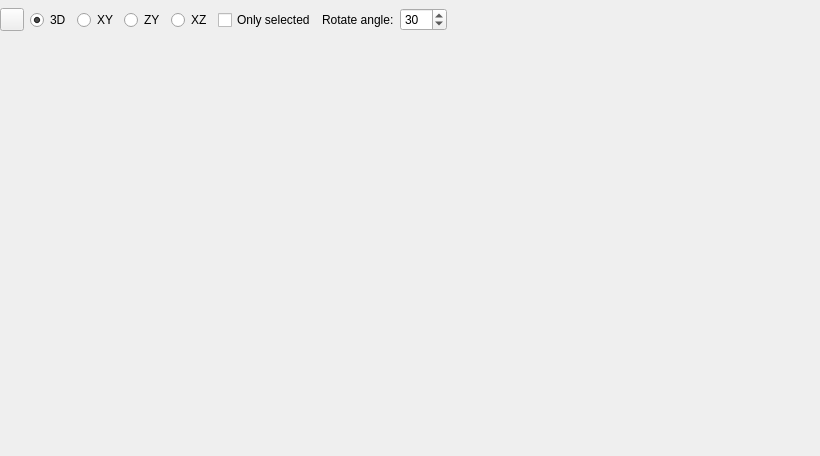
<?xml version="1.0" encoding="UTF-8"?>
<ui version="4.0">
 <class>MainWindow</class>
 <widget class="QMainWindow" name="MainWindow">
  <property name="geometry">
   <rect>
    <x>0</x>
    <y>0</y>
    <width>820</width>
    <height>456</height>
   </rect>
  </property>
  <property name="windowTitle">
   <string>MainWindow</string>
  </property>
  <widget class="QWidget" name="centralWidget">
   <property name="focusPolicy">
    <enum>Qt::StrongFocus</enum>
   </property>
   <layout class="QVBoxLayout" name="verticalLayout">
    <property name="leftMargin">
     <number>0</number>
    </property>
    <property name="topMargin">
     <number>0</number>
    </property>
    <property name="rightMargin">
     <number>0</number>
    </property>
    <property name="bottomMargin">
     <number>0</number>
    </property>
    <item>
     <widget class="QWidget" name="widget_2" native="true">
      <property name="sizePolicy">
       <sizepolicy hsizetype="Preferred" vsizetype="Fixed">
        <horstretch>0</horstretch>
        <verstretch>0</verstretch>
       </sizepolicy>
      </property>
      <property name="minimumSize">
       <size>
        <width>0</width>
        <height>40</height>
       </size>
      </property>
      <layout class="QHBoxLayout" name="horizontalLayout">
       <property name="leftMargin">
        <number>0</number>
       </property>
       <property name="topMargin">
        <number>0</number>
       </property>
       <property name="rightMargin">
        <number>0</number>
       </property>
       <property name="bottomMargin">
        <number>0</number>
       </property>
       <item>
        <widget class="QToolButton" name="addButton">
         <property name="focusPolicy">
          <enum>Qt::TabFocus</enum>
         </property>
         <property name="text">
          <string/>
         </property>
         <property name="icon">
          <iconset theme="list-add">
           <normaloff/>
          </iconset>
         </property>
         <property name="popupMode">
          <enum>QToolButton::InstantPopup</enum>
         </property>
        </widget>
       </item>
       <item>
        <widget class="QWidget" name="widget" native="true">
         <property name="minimumSize">
          <size>
           <width>200</width>
           <height>0</height>
          </size>
         </property>
         <layout class="QHBoxLayout" name="horizontalLayout_3">
          <property name="leftMargin">
           <number>0</number>
          </property>
          <property name="topMargin">
           <number>0</number>
          </property>
          <property name="rightMargin">
           <number>0</number>
          </property>
          <property name="bottomMargin">
           <number>0</number>
          </property>
          <item>
           <widget class="QRadioButton" name="radioButton">
            <property name="text">
             <string>3D</string>
            </property>
            <property name="checked">
             <bool>true</bool>
            </property>
           </widget>
          </item>
          <item>
           <widget class="QRadioButton" name="radioButton_2">
            <property name="text">
             <string>XY</string>
            </property>
           </widget>
          </item>
          <item>
           <widget class="QRadioButton" name="radioButton_3">
            <property name="text">
             <string>ZY</string>
            </property>
           </widget>
          </item>
          <item>
           <widget class="QRadioButton" name="radioButton_4">
            <property name="text">
             <string>XZ</string>
            </property>
           </widget>
          </item>
          <item>
           <widget class="QCheckBox" name="checkBox">
            <property name="text">
             <string>Only selected</string>
            </property>
           </widget>
          </item>
          <item>
           <widget class="QLabel" name="label">
            <property name="text">
             <string>Rotate angle:</string>
            </property>
           </widget>
          </item>
          <item>
           <widget class="QSpinBox" name="spinBox">
            <property name="maximum">
             <number>359</number>
            </property>
            <property name="value">
             <number>30</number>
            </property>
           </widget>
          </item>
         </layout>
         <zorder>horizontalSpacer</zorder>
         <zorder>radioButton</zorder>
         <zorder>radioButton_2</zorder>
         <zorder>radioButton_3</zorder>
         <zorder>radioButton_4</zorder>
         <zorder>checkBox</zorder>
         <zorder>label</zorder>
         <zorder>spinBox</zorder>
        </widget>
       </item>
       <item>
        <widget class="QWidget" name="colors" native="true">
         <property name="sizePolicy">
          <sizepolicy hsizetype="Maximum" vsizetype="Preferred">
           <horstretch>0</horstretch>
           <verstretch>0</verstretch>
          </sizepolicy>
         </property>
         <layout class="QHBoxLayout" name="horizontalLayout_2"/>
        </widget>
       </item>
       <item>
        <spacer name="horizontalSpacer">
         <property name="orientation">
          <enum>Qt::Horizontal</enum>
         </property>
         <property name="sizeHint" stdset="0">
          <size>
           <width>0</width>
           <height>20</height>
          </size>
         </property>
        </spacer>
       </item>
      </layout>
     </widget>
    </item>
    <item>
     <widget class="Scene" name="scene" native="true">
      <property name="focusPolicy">
       <enum>Qt::StrongFocus</enum>
      </property>
      <zorder>widget_2</zorder>
     </widget>
    </item>
   </layout>
  </widget>
  <action name="actionCube">
   <property name="text">
    <string>Cube</string>
   </property>
  </action>
  <action name="actionTetrahedron">
   <property name="text">
    <string>Tetrahedron</string>
   </property>
  </action>
 </widget>
 <layoutdefault spacing="6" margin="11"/>
 <customwidgets>
  <customwidget>
   <class>Scene</class>
   <extends>QWidget</extends>
   <header location="global">scene.h</header>
   <container>1</container>
  </customwidget>
 </customwidgets>
 <resources/>
 <connections/>
</ui>
